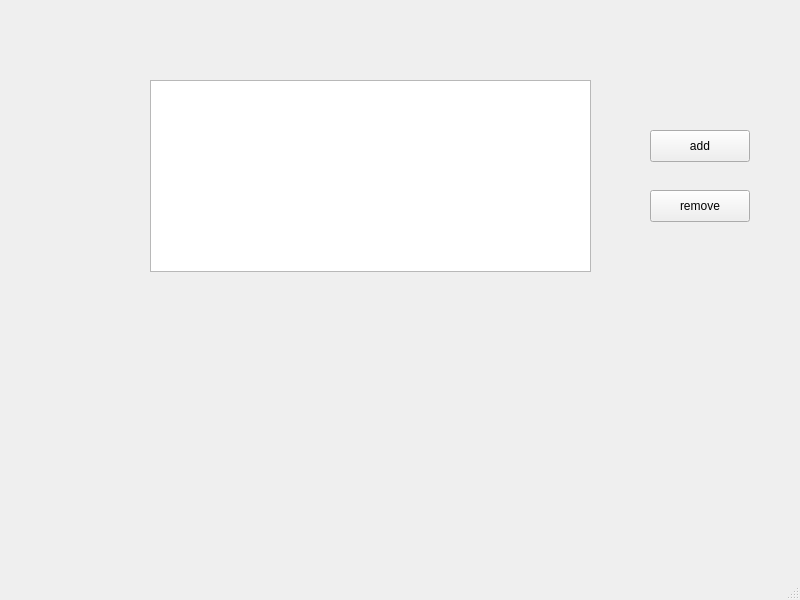
<?xml version="1.0" encoding="UTF-8"?>
<ui version="4.0">
 <class>MainWindow</class>
 <widget class="QMainWindow" name="MainWindow">
  <property name="geometry">
   <rect>
    <x>0</x>
    <y>0</y>
    <width>800</width>
    <height>600</height>
   </rect>
  </property>
  <property name="windowTitle">
   <string>MainWindow</string>
  </property>
  <widget class="QWidget" name="centralwidget">
   <widget class="QPushButton" name="addButton">
    <property name="geometry">
     <rect>
      <x>650</x>
      <y>130</y>
      <width>100</width>
      <height>32</height>
     </rect>
    </property>
    <property name="text">
     <string>add</string>
    </property>
   </widget>
   <widget class="QPushButton" name="removeButton">
    <property name="geometry">
     <rect>
      <x>650</x>
      <y>190</y>
      <width>100</width>
      <height>32</height>
     </rect>
    </property>
    <property name="text">
     <string>remove</string>
    </property>
   </widget>
   <widget class="QTableView" name="contactList">
    <property name="geometry">
     <rect>
      <x>150</x>
      <y>80</y>
      <width>441</width>
      <height>192</height>
     </rect>
    </property>
   </widget>
  </widget>
  <widget class="QMenuBar" name="menubar">
   <property name="geometry">
    <rect>
     <x>0</x>
     <y>0</y>
     <width>800</width>
     <height>42</height>
    </rect>
   </property>
  </widget>
  <widget class="QStatusBar" name="statusbar"/>
 </widget>
 <resources/>
 <connections/>
</ui>
